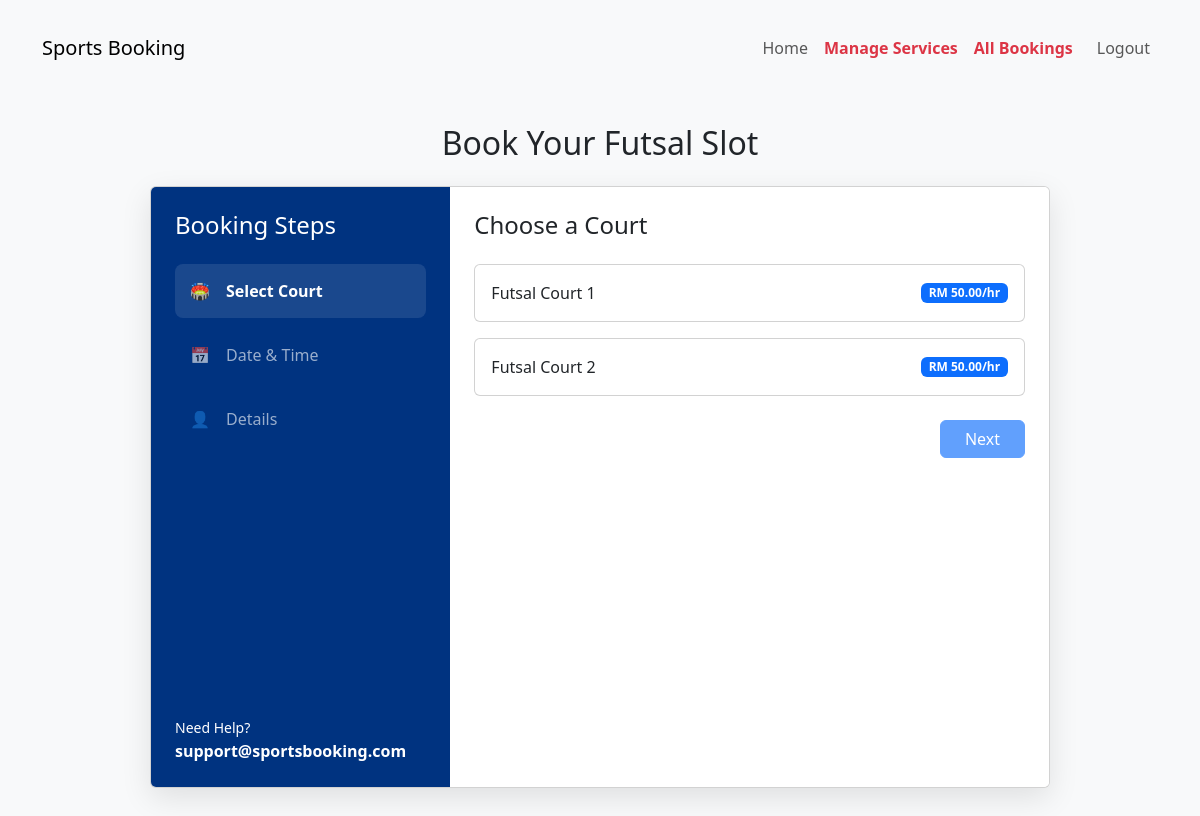
Screenshot of /futsalservices.php (signed in) with the database file from the repository.
### tables this page shows
CREATE TABLE IF NOT EXISTS `services` (
  `id` int NOT NULL AUTO_INCREMENT,
  `name` varchar(100) NOT NULL,
  `type` varchar(50) NOT NULL,
  `price_per_hour` decimal(10,2) NOT NULL,
  `status` enum('available','maintenance') DEFAULT 'available',
  PRIMARY KEY (`id`)
);

### futsalservices.php (the view, shortened to what this page needs)
<?php
require_once 'includes/db_connect.php';
$sql = "SELECT * FROM services WHERE type = 'Futsal'";
$result = $conn->query($sql);
?>
<!DOCTYPE html>
<html lang="en">
<head>
    <link href="https://cdn.jsdelivr.net/npm/bootstrap@5.3.3/dist/css/bootstrap.min.css" rel="stylesheet">
</head>
<body class="bg-light">
<?php include 'template.php'; ?>
<main class="container mb-5 mt-5">
    <h2 class="text-center mb-4">Book Your Futsal Slot</h2>
    <div class="card booking-card mx-auto" style="max-width: 900px;">
        <div class="row g-0">
            <div class="col-md-4 sidebar d-flex flex-column p-4">
                <h4 class="mb-4">Booking Steps</h4>
                <div class="mb-4">
                    <div class="step-item active" id="step1-indicator">
                        <span class="me-3">🏟️</span> Select Court
                    </div>
                    <div class="step-item" id="step2-indicator">
                        <span class="me-3">📅</span> Date & Time
                    </div>
                    <div class="step-item" id="step3-indicator">
                        <span class="me-3">👤</span> Details
                    </div>
                </div>
                <div class="mt-auto">
                    <small>Need Help?</small>
                    <div class="fw-bold">support@sportsbooking.com</div>
                </div>
            </div>
            <div class="col-md-8 p-4 bg-white">
                <div id="section-court">
                    <h4 class="mb-4">Choose a Court</h4>
                    <div class="row g-3 mb-4">
                        <?php if ($result->num_rows > 0): ?>
                            <?php while($row = $result->fetch_assoc()): ?>
                                <div class="col-12">
                                    <div class="card p-3 court-option"
                                         onclick="selectCourt(<?php echo $row['id']; ?>, '<?php echo htmlspecialchars($row['name']); ?>', this)">
                                        <div class="d-flex justify-content-between align-items-center">
                                            <span><?php echo htmlspecialchars($row['name']); ?></span>
                                            <span class="badge bg-primary">RM <?php echo $row['price_per_hour']; ?>/hr</span>
                                        </div>
                                    </div>
                                </div>
                            <?php endwhile; ?>
                        <?php else: ?>
                            <p>No courts found in database.</p>
                        <?php endif; ?>
                    </div>
                    <div class="d-flex justify-content-end">
                        <button class="btn btn-primary px-4" id="btnToDate" disabled>Next</button>
                    </div>
                </div>
            </div>
        </div>
    </div>
</main>
</body>
</html>

### futsalservices.php (style rules this page uses)
.booking-card { border: none; border-radius: 15px; overflow: hidden; box-shadow: 0 10px 30px rgba(0,0,0,0.1); }
.sidebar { background-color: #003380; color: white; min-height: 600px; }
.step-item { padding: 15px; border-radius: 8px; margin-bottom: 10px; display: flex; align-items: center; opacity: 0.6; transition: 0.3s; }
.step-item.active { background-color: rgba(255,255,255,0.1); opacity: 1; font-weight: bold; }
.court-option { cursor: pointer; border: 2px solid #dee2e6; transition: all 0.2s; }

### template.php (style rules this page uses)
body { padding-top: 20px; }

### rows the page displays
services: name "Futsal Court 1", price_per_hour "50.00"
services: name "Futsal Court 2", price_per_hour "50.00"
